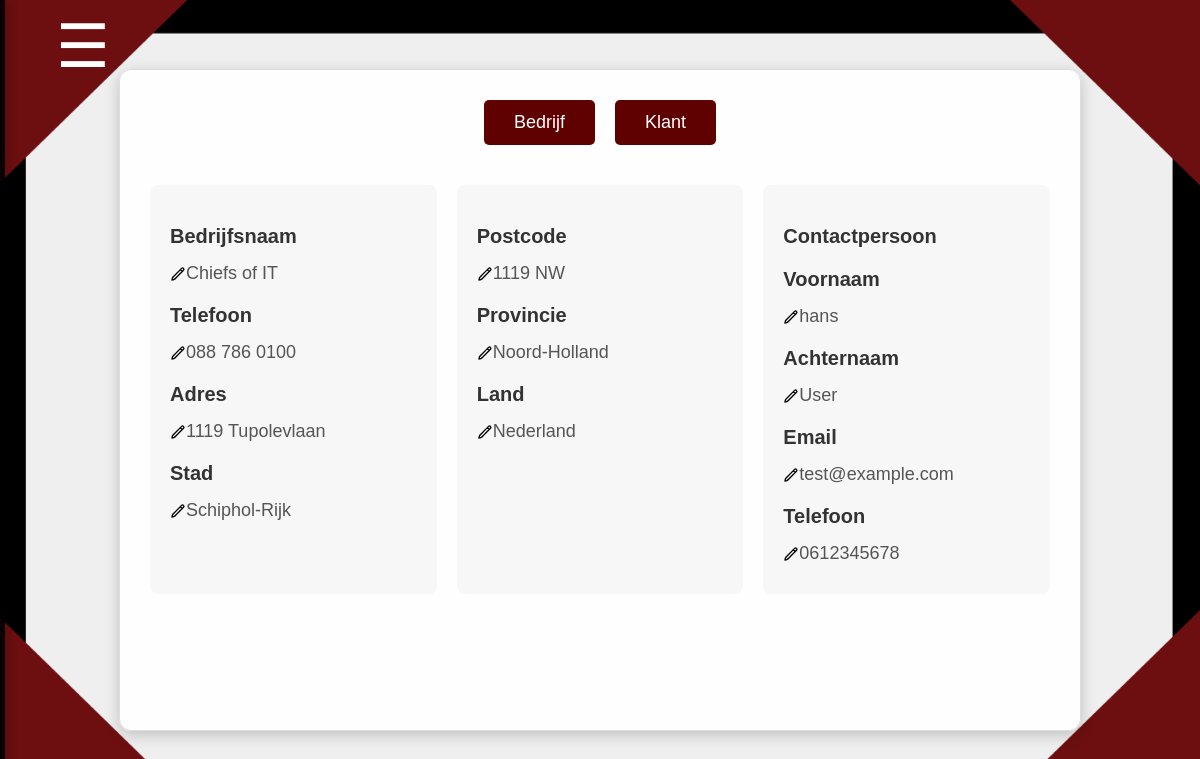
/profiel.php (signed in), run on the app's committed database.
### tables this page shows
CREATE TABLE `chiefs` (
                          `chief_id` int(11) NOT NULL,
                          `telefoon` varchar(50) NOT NULL,
                          `adres` varchar(255) NOT NULL,
                          `bedrijfnaam` varchar(255) NOT NULL,
                          `stad` varchar(255) NOT NULL,
                          `postcode` varchar(10) NOT NULL,
                          `provincie` varchar(255) DEFAULT NULL,
                          `land` varchar(255) DEFAULT NULL
);

CREATE TABLE `contact` (
                           `contact_id` int(11) NOT NULL,
                           `voornaam` varchar(255) DEFAULT NULL,
                           `achternaam` varchar(255) DEFAULT NULL,
                           `email` varchar(255) DEFAULT NULL,
                           `telefoon` varchar(255) DEFAULT NULL,
                           `bericht` text DEFAULT NULL,
                           `created_at` timestamp NOT NULL DEFAULT current_timestamp()
);

### profiel.php (the view, shortened to what this page needs)
<?php
try {
    require 'db/conn.php';
    $pdo->setAttribute(PDO::ATTR_ERRMODE, PDO::ERRMODE_EXCEPTION);
} catch (PDOException $e) {
    error_log("Databaseverbinding mislukt: " . $e->getMessage());
    die(json_encode(['status' => 'error', 'message' => 'Databasefout']));
}
try {
    $role_sql = "SELECT role FROM users WHERE user_id = :user_id";
    $role_stmt = $pdo->prepare($role_sql);
    $role_stmt->execute(['user_id' => $_SESSION['user_id']]);
    $user_role = $role_stmt->fetchColumn();
} catch (PDOException $e) {
    error_log("Rol query mislukt: " . $e->getMessage());
    die(json_encode(['status' => 'error', 'message' => 'Kon rol niet ophalen']));
}
try {
    $sql = "SELECT chief_id, telefoon, adres, stad, postcode, provincie, land, Bedrijfnaam FROM chiefs";
    $stmt = $pdo->prepare($sql);
    $stmt->execute();
    $chiefs_rows = $stmt->fetchAll(PDO::FETCH_ASSOC);
} catch (PDOException $e) {
    error_log("Chiefs query mislukt: " . $e->getMessage());
    die("Er is iets mis met de query voor chiefs: " . $e->getMessage());
}
try {
    $contact_sql = "SELECT contact_id, voornaam, achternaam, email, telefoon FROM contact";
    $contact_stmt = $pdo->prepare($contact_sql);
    $contact_stmt->execute();
    $contact_rows = $contact_stmt->fetchAll(PDO::FETCH_ASSOC);
} catch (PDOException $e) {
    error_log("Contact query mislukt: " . $e->getMessage());
    die("Er is iets mis met de query voor contact: " . $e->getMessage());
}
?>
<!DOCTYPE html>
<html lang="nl">
<head>
    <link rel="stylesheet" href="css/profiel.css">
</head>
<body data-user-role="<?php echo htmlspecialchars($user_role); ?>">
<?php include 'sidebar.php'; ?>
<div class="container">
    <div class="buttons">
        <button data-target="bedrijfContainer" class="toggle-button">Bedrijf</button>
        <button data-target="klantContainer" class="toggle-button">Klant</button>
    </div>
    <div id="bedrijfContainer" class="container-section fade-in">
        <?php foreach ($chiefs_rows as $chief): ?>
            <div class="columns">
                <div class="column">
                    <h3>Bedrijfsnaam</h3>
                    <p>
                        <img src="img/pen-svgrepo-com.svg" alt="edit" width="16" height="16"
                             data-field="Bedrijfnaam" data-value="<?php echo htmlspecialchars($chief['Bedrijfnaam']); ?>"
                             class="edit-button">
                        <span id="Bedrijfnaam" data-id="<?php echo $chief['chief_id']; ?>"><?php echo htmlspecialchars($chief['Bedrijfnaam']); ?></span>
                    </p>
                    <h3>Telefoon</h3>
                    <p>
                        <img src="img/pen-svgrepo-com.svg" alt="edit" width="16" height="16"
                             data-field="telefoon"data-value="<?php echo htmlspecialchars($chief['telefoon']); ?>"
                             class="edit-button">
                        <span id="telefoon" data-id="<?php echo $chief['chief_id']; ?>"><?php echo htmlspecialchars($chief['telefoon']); ?></span>
                    </p>
                    <h3>Adres</h3>
                    <p>
                        <img src="img/pen-svgrepo-com.svg" alt="edit" width="16" height="16"
                             data-field="adres" data-value="<?php echo htmlspecialchars($chief['adres']); ?>"
                             class="edit-button">
                        <span id="adres" data-id="<?php echo $chief['chief_id']; ?>"><?php echo htmlspecialchars($chief['adres']); ?></span>
                    </p>
                    <h3>Stad</h3>
                    <p>
                        <img src="img/pen-svgrepo-com.svg" alt="edit" width="16" height="16"
                             data-field="stad" data-value="<?php echo htmlspecialchars($chief['stad']); ?>"
                             class="edit-button">
                        <span id="stad" data-id="<?php echo $chief['chief_id']; ?>"><?php echo htmlspecialchars($chief['stad']); ?></span>
                    </p>
                </div>
                <div class="column">
                    <h3>Postcode</h3>
                    <p>
                        <img src="img/pen-svgrepo-com.svg" alt="edit" width="16" height="16"
                             data-field="postcode" data-value="<?php echo htmlspecialchars($chief['postcode']); ?>"
                             class="edit-button">
                        <span id="postcode" data-id="<?php echo $chief['chief_id']; ?>"><?php echo htmlspecialchars($chief['postcode']); ?></span>
                    </p>
                    <h3>Provincie</h3>
                    <p>
                        <img src="img/pen-svgrepo-com.svg" alt="edit" width="16" height="16"
                             data-field="provincie" data-value="<?php echo htmlspecialchars($chief['provincie']); ?>"
                             class="edit-button">
                        <span id="provincie" data-id="<?php echo $chief['chief_id']; ?>"><?php echo htmlspecialchars($chief['provincie']); ?></span>
                    </p>
                    <h3>Land</h3>
                    <p>
                        <img src="img/pen-svgrepo-com.svg" alt="edit" width="16" height="16"
                             data-field="land" data-value="<?php echo htmlspecialchars($chief['land']); ?>"
                             class="edit-button">
                        <span id="land" data-id="<?php echo $chief['chief_id']; ?>"><?php echo htmlspecialchars($chief['land']); ?></span>
                    </p>
                </div>
                <div class="column">
                    <h3>Contactpersoon</h3>
                    <?php
                    foreach ($contact_rows as $contact) {
                        if ($contact['contact_id'] == $chief['chief_id']) {
                            ?>
                            <h3>Voornaam</h3>
                            <p>
                                <img src="img/pen-svgrepo-com.svg" alt="edit" width="16" height="16"
                                     data-field="contact_voornaam"
                                     data-value="<?php echo htmlspecialchars($contact['voornaam']); ?>"
                                     class="edit-button">
                                <span id="contact_voornaam" data-id="<?php echo $contact['contact_id']; ?>"><?php echo htmlspecialchars($contact['voornaam']); ?></span>
                            </p>
                            <h3>Achternaam</h3>
                            <p>
                                <img src="img/pen-svgrepo-com.svg" alt="edit" width="16" height="16"
                                     data-field="contact_achternaam"
                                     data-value="<?php echo htmlspecialchars($contact['achternaam']); ?>"
                                     class="edit-button">
                                <span id="contact_achternaam" data-id="<?php echo $contact['contact_id']; ?>"><?php echo htmlspecialchars($contact['achternaam']); ?></span>
                            </p>
                            <h3>Email</h3>
                            <p>
                                <img src="img/pen-svgrepo-com.svg" alt="edit" width="16" height="16"
                                     data-field="contact_email"
                                     data-value="<?php echo htmlspecialchars($contact['email']); ?>"
                                     class="edit-button">
                                <span id="contact_email" data-id="<?php echo $contact['contact_id']; ?>"><?php echo htmlspecialchars($contact['email']); ?></span>
                            </p>
                            <h3>Telefoon</h3>
                            <p>
                                <img src="img/pen-svgrepo-com.svg" alt="edit" width="16" height="16"
                                     data-field="contact_telefoon"
                                     data-value="<?php echo htmlspecialchars($contact['telefoon']); ?>"
                                     class="edit-button">
                                <span id="contact_telefoon" data-id="<?php echo $contact['contact_id']; ?>"><?php echo htmlspecialchars($contact['telefoon']); ?></span>
                            </p>
                            <?php
                            break;
                        }
                    }
                    ?>
                </div>
            </div>
        <?php endforeach; ?>
    </div>
</div>
</body>
</html>

### css/profiel.css (style rules this page uses)
body { display: flex; justify-content: center; align-items: center; background-color: white; overflow: hidden; background-image: url('../img/achtergrond(nieuw).png'); background-size: 100% 100%; background-position: center; background-repeat: no-repeat; height: 100vh; font-family: 'Arial', sans-serif; font-size: 18px; margin: 0; padding: 0; }
.container { background-color: rgba(255, 255, 255, 0.9); padding: 30px; border-radius: 12px; border: 1px solid #ddd; box-shadow: 0 4px 15px rgba(0, 0, 0, 0.2); width: 900px; text-align: start; position: relative; height: 600px; backdrop-filter: blur(5px); overflow-y: auto; }
.buttons { display: flex; justify-content: center; margin-bottom: 20px; gap: 20px; }
.buttons button { padding: 12px 30px; border: none; border-radius: 5px; background-color: #5f0101; color: white; cursor: pointer; font-size: 18px; transition: transform 0.3s ease, background-color 0.3s ease, box-shadow 0.3s ease; }
.container-section { display: none; transition: opacity 0.5s ease-in-out; width: 100%; }
.fade-in { opacity: 1; }
.columns { display: flex; gap: 20px; width: 100%; text-align: left; margin-top: 20px; }
.column { flex: 1; padding: 20px; background-color: rgba(245, 245, 245, 0.8); border-radius: 8px; }
.column h3 { margin-bottom: 15px; color: #333; font-size: 20px; font-weight: 600; }
.column p { margin: 10px 0; font-size: 18px; color: #555; display: flex; align-items: center; }
.column p img { width: 16px; height: 16px; cursor: pointer; transition: transform 0.2s ease; }

### data on the page
chiefs: bedrijfnaam "Chiefs of IT", telefoon "088 786 0100", adres "1119 Tupolevlaan", stad "Schiphol-Rijk", postcode "1119 NW", provincie "Noord-Holland", land "Nederland"
contact: voornaam "hans", achternaam "User", email "test@example.com", telefoon "0612345678"
